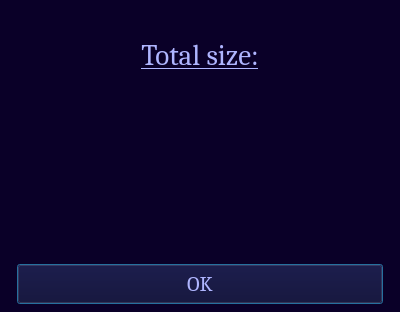
<?xml version="1.0" encoding="UTF-8"?>
<ui version="4.0">
 <class>Dialog</class>
 <widget class="QDialog" name="Dialog">
  <property name="geometry">
   <rect>
    <x>0</x>
    <y>0</y>
    <width>400</width>
    <height>312</height>
   </rect>
  </property>
  <property name="font">
   <font>
    <family>Cambria</family>
    <pointsize>16</pointsize>
   </font>
  </property>
  <property name="windowTitle">
   <string>Dialog</string>
  </property>
  <property name="styleSheet">
   <string notr="true">background-color: rgb(10, 0, 40);
color: rgb(175, 181, 255);</string>
  </property>
  <widget class="QLabel" name="total_size_label">
   <property name="geometry">
    <rect>
     <x>137</x>
     <y>30</y>
     <width>126</width>
     <height>51</height>
    </rect>
   </property>
   <property name="font">
    <font>
     <family>Cambria</family>
     <pointsize>22</pointsize>
     <underline>true</underline>
    </font>
   </property>
   <property name="styleSheet">
    <string notr="true"/>
   </property>
   <property name="text">
    <string>Total size:</string>
   </property>
   <property name="alignment">
    <set>Qt::AlignCenter</set>
   </property>
  </widget>
  <widget class="QLabel" name="total_size">
   <property name="geometry">
    <rect>
     <x>35</x>
     <y>110</y>
     <width>330</width>
     <height>141</height>
    </rect>
   </property>
   <property name="font">
    <font>
     <family>Cambria</family>
     <pointsize>36</pointsize>
     <italic>true</italic>
    </font>
   </property>
   <property name="layoutDirection">
    <enum>Qt::LeftToRight</enum>
   </property>
   <property name="midLineWidth">
    <number>4</number>
   </property>
   <property name="text">
    <string/>
   </property>
   <property name="alignment">
    <set>Qt::AlignCenter</set>
   </property>
  </widget>
  <widget class="QPushButton" name="pushButton">
   <property name="geometry">
    <rect>
     <x>17</x>
     <y>264</y>
     <width>366</width>
     <height>40</height>
    </rect>
   </property>
   <property name="font">
    <font>
     <family>Cambria</family>
     <pointsize>16</pointsize>
    </font>
   </property>
   <property name="styleSheet">
    <string notr="true">border-color: rgb(93, 198, 199);</string>
   </property>
   <property name="text">
    <string>OK</string>
   </property>
  </widget>
 </widget>
 <resources/>
 <connections/>
</ui>
